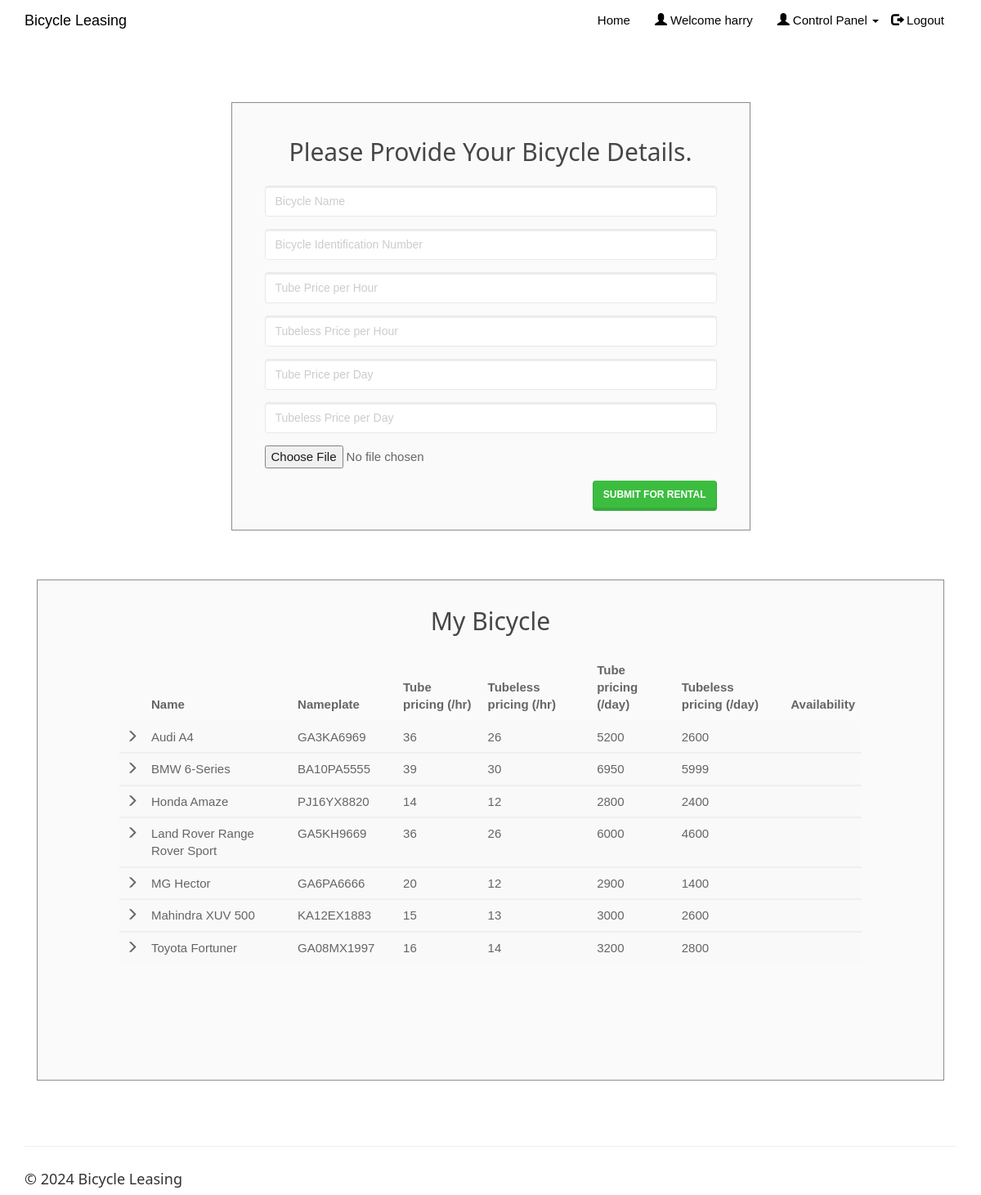
The page /enterbicycle.php (signed in) on the database its author committed.
### tables this page shows
CREATE TABLE IF NOT EXISTS `bicycle` (
`b_id` int(20) NOT NULL,
  `b_name` varchar(50) NOT NULL,
  `b_idfino` varchar(50) NOT NULL,
  `b_img` varchar(50) DEFAULT 'NA',
  `tube_price_per_hour` float NOT NULL,
  `tubeless_price_per_hour` float NOT NULL,
  `tube_price_per_day` float NOT NULL,
  `tubeless_price_per_day` float NOT NULL,
  `bicycle_availabaility` varchar(10) NOT NULL
);

### enterbicycle.php (the view, shortened to what this page needs)
<!DOCTYPE html>
<html>
<?php
include('session_client.php'); ?>
<head>
    <link rel="stylesheet" href="assets/bootstrap/css/bootstrap.min.css">
    <link rel="stylesheet" href="assets/fonts/font-awesome.min.css">
    <link rel="stylesheet" type="text/css" href="assets/css/customerlogin.css">
    <link rel="stylesheet" href="assets/w3css/w3.css">
    <link rel="stylesheet" type="text/css" media="screen" href="assets/css/clientpage.css" />
</head>
<body>
    <nav class="navbar navbar-custom navbar-fixed-top" role="navigation" style="color: black">
        <div class="container">
            <div class="navbar-header">
                <a class="navbar-brand page-scroll" href="index.php">
                   Bicycle Leasing </a>
            </div>
            <?php
                if(isset($_SESSION['login_client'])){
            ?>
            <div class="collapse navbar-collapse navbar-right navbar-main-collapse">
                <ul class="nav navbar-nav">
                    <li>
                        <a href="index.php">Home</a>
                    </li>
                    <li>
                        <a href="#"><span class="glyphicon glyphicon-user"></span> Welcome <?php echo $_SESSION['login_client']; ?></a>
                    </li>
                    <li>
                    <ul class="nav navbar-nav navbar-right">
            <li><a href="#" class="dropdown-toggle active" data-toggle="dropdown" role="button" aria-haspopup="true" aria-expanded="false"><span class="glyphicon glyphicon-user"></span> Control Panel <span class="caret"></span> </a>
            </li>
          </ul>
                    </li>
                    <li>
                        <a href="logout.php"><span class="glyphicon glyphicon-log-out"></span> Logout</a>
                    </li>
                </ul>
            </div>
            <?php
                }
                ?>
        </div>
    </nav>
    <div class="container" style="margin-top: 65px;" >
    <div class="col-md-7" style="float: none; margin: 0 auto;">
      <div class="form-area">
        <form role="form" action="enterbicycle1.php" enctype="multipart/form-data" method="POST">
        <br style="clear: both">
          <h3 style="margin-bottom: 25px; text-align: center; font-size: 30px;"> Please Provide Your Bicycle Details. </h3>
          <div class="form-group">
            <input type="text" class="form-control" id="b_name" name="b_name" placeholder="Bicycle Name " required autofocus="">
          </div>
          <div class="form-group">
            <input type="text" class="form-control" id="b_idfino" name="b_idfino" placeholder="Bicycle Identification Number" required>
          </div>
          <div class="form-group">
            <input type="text" class="form-control" id="tube_price_per_hour" name="tube_price_per_hour" placeholder="Tube Price per Hour" required>
          </div>
          <div class="form-group">
            <input type="text" class="form-control" id="tubeless_price_per_hour" name="tubeless_price_per_hour" placeholder="Tubeless Price per Hour" required>
          </div>
          <div class="form-group">
            <input type="text" class="form-control" id="tube_price_per_day" name="tube_price_per_day" placeholder="Tube Price per Day" required>
          </div>
          <div class="form-group">
            <input type="text" class="form-control" id="tubeless_price_per_day" name="tubeless_price_per_day" placeholder="Tubeless Price per Day" required>
          </div>
          <div class="form-group">
            <input name="uploadedimage" type="file">
          </div>
           <button type="submit" id="submit" name="submit" class="btn btn-success pull-right"> Submit for Rental</button>
        </form>
      </div>
    </div>
        <div class="col-md-12" style="float: none; margin: 0 auto;">
    <div class="form-area" style="padding: 0px 100px 100px 100px;">
        <form action="" method="POST">
        <br style="clear: both">
          <h3 style="margin-bottom: 25px; text-align: center; font-size: 30px;"> My Bicycle </h3>
<?php
$user_check=$_SESSION['login_client'];
$sql = "SELECT * FROM bicycle WHERE b_id IN (SELECT b_id FROM clientcars WHERE client_username='$user_check');";
$result = mysqli_query($conn, $sql);
if (mysqli_num_rows($result) > 0) {
  ?>
<div style="overflow-x:auto;">
  <table class="table table-striped">
    <thead class="thead-dark">
      <tr>
        <th></th>
        <th width="24%"> Name</th>
        <th width="15%"> Nameplate </th>
        <th width="13%"> Tube pricing (/hr) </th>
        <th width="17%"> Tubeless pricing (/hr)</th>
        <th width="13%"> Tube pricing (/day)</th>
        <th width="17%"> Tubeless pricing (/day)</th>
        <th width="1%"> Availability </th>
      </tr>
    </thead>
    <?PHP
      while($row = mysqli_fetch_assoc($result)){
    ?>
  <tbody>
    <tr>
      <td> <span class="glyphicon glyphicon-menu-right"></span> </td>
      <td><?php echo $row["b_name"]; ?></td>
      <td><?php echo $row["b_idfino"]; ?></td>
      <td><?php echo $row["tube_price_per_hour"]; ?></td>
      <td><?php echo $row["tubeless_price_per_hour"]; ?></td>
      <td><?php echo $row["tube_price_per_day"]; ?></td>
      <td><?php echo $row["tubeless_price_per_day"]; ?></td>
      <td><?php echo $row["bicycle_availability"]; ?></td>
    </tr>
  </tbody>
  <?php } ?>
  </table>
  </div>
    <br>
  <?php } else { ?>
  <h4><center>0 Bicycle available</center> </h4>
  <?php } ?>
        </form>
</div>
        </div>
    </div>
</body>
<footer class="site-footer">
        <div class="container">
            <hr>
            <div class="row">
                <div class="col-sm-6">
                    <h5>© <?php echo date("Y"); ?> Bicycle Leasing</h5>
                </div>
            </div>
        </div>
    </footer>
</html>

### assets/css/customerlogin.css (style rules this page uses)
body, html { height: 100%; }
body { padding-top: 50px; background-size: 100%; }
footer { display: block; }

### assets/w3css/w3.css (style rules this page uses)
*,*:before,*:after { box-sizing:inherit }
html { -ms-text-size-adjust:100%;-webkit-text-size-adjust:100% }
body { margin:0 }
article,aside,details,figcaption,figure,footer,header,main,menu,nav,section,summary { display:block }
a { background-color:transparent;-webkit-text-decoration-skip:objects }
hr { box-sizing:content-box;height:0;overflow:visible }
button,input,select,textarea { font:inherit;margin:0 }
button,input { overflow:visible }
button,select { text-transform:none }
button,html [type=button],[type=reset],[type=submit] { -webkit-appearance:button }
html,body { font-family:Verdana,sans-serif;font-size:15px;line-height:1.5 }
html { overflow-x:hidden }
h3 { font-size:24px }
h5 { font-size:18px }
h1,h2,h3,h4,h5,h6 { font-family:"Segoe UI",Arial,sans-serif;font-weight:400;margin:10px 0 }
hr { border:0;border-top:1px solid #eee;margin:20px 0 }
a { color:inherit }

### assets/css/clientpage.css (style rules this page uses)
.form-area { background-color: #FAFAFA; padding: 10px 40px 60px; margin: 10px 0px 60px; border: 1px solid GREY; opacity: 0.9; }

### rows shown on the page
bicycle: b_name "Audi A4", b_idfino "GA3KA6969", tube_price_per_hour "36", tubeless_price_per_hour "26", tube_price_per_day "5200", tubeless_price_per_day "2600"
bicycle: b_name "BMW 6-Series", b_idfino "BA10PA5555", tube_price_per_hour "39", tubeless_price_per_hour "30", tube_price_per_day "6950", tubeless_price_per_day "5999"
bicycle: b_name "Honda Amaze", b_idfino "PJ16YX8820", tube_price_per_hour "14", tubeless_price_per_hour "12", tube_price_per_day "2800", tubeless_price_per_day "2400"
bicycle: b_name "Land Rover Range Rover Sport", b_idfino "GA5KH9669", tube_price_per_hour "36", tubeless_price_per_hour "26", tube_price_per_day "6000", tubeless_price_per_day "4600"
bicycle: b_name "MG Hector", b_idfino "GA6PA6666", tube_price_per_hour "20", tubeless_price_per_hour "12", tube_price_per_day "2900", tubeless_price_per_day "1400"
bicycle: b_name "Mahindra XUV 500", b_idfino "KA12EX1883", tube_price_per_hour "15", tubeless_price_per_hour "13", tube_price_per_day "3000", tubeless_price_per_day "2600"
bicycle: b_name "Toyota Fortuner", b_idfino "GA08MX1997", tube_price_per_hour "16", tubeless_price_per_hour "14", tube_price_per_day "3200", tubeless_price_per_day "2800"

### other values the page prints
$_SESSION['login_client'] "harry"
